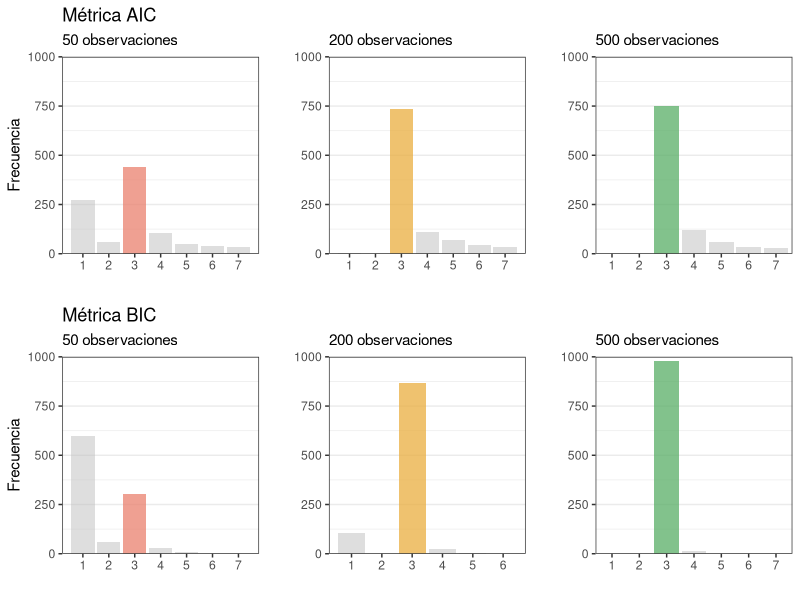
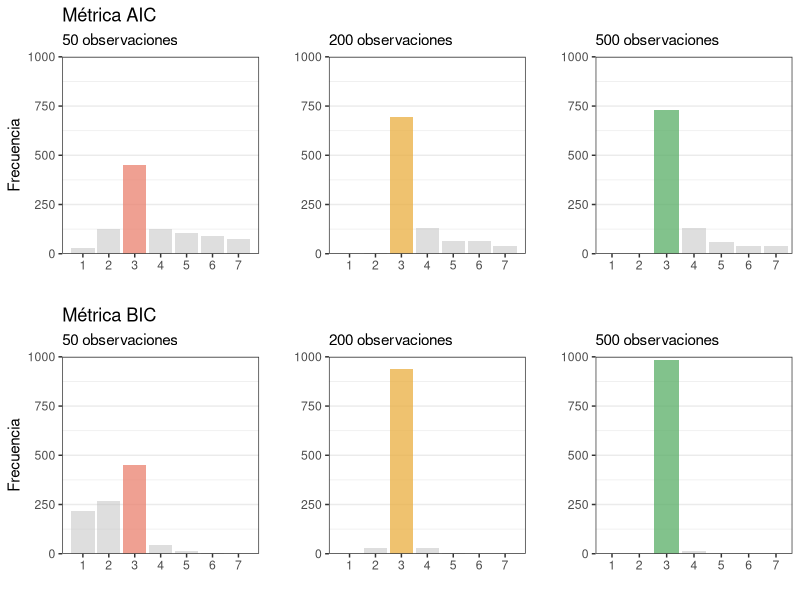
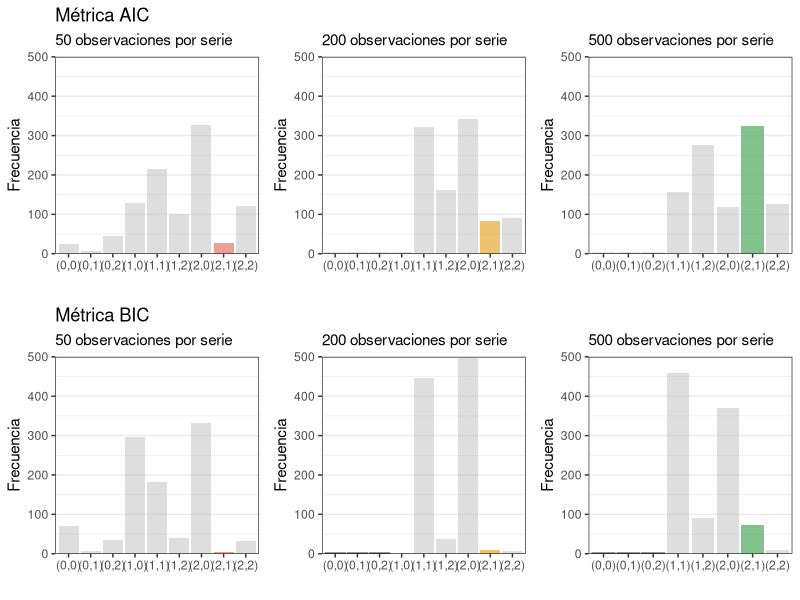

The R source for these figures, in order: (Note: this script raises an error after producing the figures.)
library(ggplot2)
library(tidyverse)
library(gridExtra)


# seleccion de modelo AR

orden <- read.csv("data/df_aic_bic.csv", header = TRUE)
View(orden)
colores <- c("tomato", "orange","#26A63A" )

g1 <- orden %>% ggplot(aes(aic_50)) + 
  geom_bar(fill = alpha("gray", 0.5)) +  # Ajusta la transparencia y el color
  geom_bar(data = subset(orden, aic_50 == 3), fill = alpha("tomato", 0.5), size = 0.5) +  # Ajusta la transparencia
  labs(x = "", y = "Frecuencia") + ggtitle("Métrica AIC", subtitle = "50 observaciones") +
  scale_x_continuous(breaks = seq(1, 7, by = 1)) + 
  scale_y_continuous(expand = c(0, 0), limits = c(0, 1000)) +
  theme_bw() +
  theme(panel.grid.major.x = element_blank(),
        panel.grid.minor.x = element_blank())

  
g2 <- orden %>% ggplot(aes(aic_200)) + 
  geom_bar(fill = alpha("gray", 0.5)) +
  geom_bar(data=subset(orden, aic_200==3), fill=alpha("orange",0.5), size=0.5) +
  labs(x="",y="") + ggtitle("", subtitle = "200 observaciones")+
  scale_x_continuous(breaks = seq(1, 7, by = 1)) + 
  scale_y_continuous(expand = c(0, 0), limits = c(0, 1000)) +
  theme_bw() +
  theme(panel.grid.major.x = element_blank(), # Saca lineas de cuadricula
        panel.grid.minor.x = element_blank()) 

g3 <- orden %>% ggplot(aes(aic_500)) + 
  geom_bar(fill = alpha("gray", 0.5)) +
  geom_bar(data=subset(orden, aic_500==3), fill=alpha("#26A63A",0.5), size=0.5) +
  labs(x="",y="") + ggtitle("", subtitle = "500 observaciones")+
  scale_x_discrete(limits = c("1","2","3","4","5","6","7")) + 
  scale_y_continuous(expand = c(0, 0), limits = c(0, 1000)) +
  theme_bw() +
  theme(panel.grid.major.x = element_blank(), # Saca lineas de cuadricula
        panel.grid.minor.x = element_blank())  
  
# grid.arrange(g1,g2,g3, nrow=1)

g4 <- orden %>% ggplot(aes(bic_50)) + 
  geom_bar(fill = alpha("gray", 0.5)) +  # Ajusta la transparencia y el color
  geom_bar(data = subset(orden, bic_50 == 3), fill = alpha("tomato", 0.5), size = 0.5) +  # Ajusta la transparencia
  labs(x = "", y = "Frecuencia") + ggtitle("Métrica BIC", subtitle = "50 observaciones") +
  scale_x_continuous(breaks = seq(1, 7, by = 1)) + 
  scale_y_continuous(expand = c(0, 0), limits = c(0, 1000)) +
  theme_bw() +
  theme(panel.grid.major.x = element_blank(),
        panel.grid.minor.x = element_blank())


g5 <- orden %>% ggplot(aes(bic_200)) + 
  geom_bar(fill = alpha("gray", 0.5)) +
  geom_bar(data=subset(orden, bic_200==3), fill=alpha("orange",0.5), size=0.5) +
  labs(x="",y="") + ggtitle("", subtitle = "200 observaciones")+
  scale_x_continuous(breaks = seq(1, 7, by = 1)) + 
  scale_y_continuous(expand = c(0, 0), limits = c(0, 1000)) +
  theme_bw() +
  theme(panel.grid.major.x = element_blank(), # Saca lineas de cuadricula
        panel.grid.minor.x = element_blank()) 


g6 <- orden %>% ggplot(aes(x=factor(bic_500))) + 
  geom_bar(fill = alpha("gray", 0.5)) +
  geom_bar(data=subset(orden, bic_500==3), fill=alpha("#26A63A",0.5), size=0.5) +
  labs(x="",y="") + ggtitle("", subtitle = "500 observaciones")+
  scale_x_discrete(limits = c("1","2","3","4","5","6","7")) + 
  scale_y_continuous(expand = c(0, 0), limits = c(0, 1000)) +
  theme_bw() +
  theme(panel.grid.major.x = element_blank(), # Saca lineas de cuadricula
        panel.grid.minor.x = element_blank()) 

selec_ar <- grid.arrange(g1,g2,g3,g4,g5,g6, nrow=2)

# Guarda el gráfico en formato PNG con alta resolución (300 dpi)
ggsave("output/selec-ar.png", selec_ar,dpi = 300, width = 8, height = 4, units = "in")

###################################################################
# seleccion de modelo MA

orden <- read.csv("data/df_aic_bic_ma.csv", header = TRUE)
View(orden)


g1 <- orden %>% ggplot(aes(aic_50)) + 
  geom_bar(fill = alpha("gray", 0.5)) +  # Ajusta la transparencia y el color
  geom_bar(data = subset(orden, aic_50 == 3), fill = alpha("tomato", 0.5), size = 0.5) +  # Ajusta la transparencia
  labs(x = "", y = "Frecuencia") + ggtitle("Métrica AIC", subtitle = "50 observaciones") +
  scale_x_continuous(breaks = seq(1, 7, by = 1)) + 
  scale_y_continuous(expand = c(0, 0), limits = c(0, 1000)) +
  theme_bw() +
  theme(panel.grid.major.x = element_blank(),
        panel.grid.minor.x = element_blank())


# Crear un nuevo dataframe con el punto adicional (1,0)
punto_adicional <- data.frame(aic_200 = 1, y = 0)
# Debo hacer esto para el grafico que sigue porque nunca eligio orden 1, 
# y quiero incluir ese numero igual

g2 <- orden %>% ggplot(aes(aic_200)) +
  geom_bar(fill = alpha("gray", 0.5)) +
  geom_bar(data=subset(orden, aic_200==3), fill=alpha("orange",0.5), size=0.5) +
  geom_bar(data = punto_adicional, fill = alpha("gray", 0.5), size = 0.5) +  # Agregar el punto adicional
  labs(x = "", y = "") +
  ggtitle("", subtitle = "200 observaciones") +
  scale_x_continuous(breaks = seq(1, 7, by = 1)) +
  scale_y_continuous(expand = c(0, 0), limits = c(0, 1000)) +
  theme_bw()+
  theme(panel.grid.major.x = element_blank(),
        panel.grid.minor.x = element_blank())


g3 <- orden %>% ggplot(aes(aic_500)) + 
  geom_bar(fill = alpha("gray", 0.5)) +
  geom_bar(data=subset(orden, aic_500==3), fill=alpha("#26A63A",0.5), size=0.5) +
  labs(x="",y="") + ggtitle("", subtitle = "500 observaciones")+
  scale_x_discrete(limits = c("1","2","3","4","5","6","7")) + 
  scale_y_continuous(expand = c(0, 0), limits = c(0, 1000)) +
  theme_bw() +
  theme(panel.grid.major.x = element_blank(), # Saca lineas de cuadricula
        panel.grid.minor.x = element_blank())  

g4 <- orden %>% ggplot(aes(bic_50)) + 
  geom_bar(fill = alpha("gray", 0.5)) +  # Ajusta la transparencia y el color
  geom_bar(data = subset(orden, bic_50 == 3), fill = alpha("tomato", 0.5), size = 0.5) +  # Ajusta la transparencia
  labs(x = "", y = "Frecuencia") + ggtitle("Métrica BIC", subtitle = "50 observaciones") +
  scale_x_continuous(breaks = seq(1, 7, by = 1)) + 
  scale_y_continuous(expand = c(0, 0), limits = c(0, 1000)) +
  theme_bw() +
  theme(panel.grid.major.x = element_blank(),
        panel.grid.minor.x = element_blank())

punto_adicional <- data.frame(bic_200 = 1, y = 0)
g5 <- orden %>% ggplot(aes(bic_200)) + 
  geom_bar(fill = alpha("gray", 0.5)) +
  geom_bar(data=subset(orden, bic_200==3), fill=alpha("orange",0.5), size=0.5) +
  geom_bar(data = punto_adicional, fill = alpha("gray", 0.5), size = 0.5) +
  labs(x="",y="") + ggtitle("", subtitle = "200 observaciones")+
  scale_x_continuous(breaks = seq(1, 7, by = 1)) + 
  scale_y_continuous(expand = c(0, 0), limits = c(0, 1000)) +
  theme_bw() +
  theme(panel.grid.major.x = element_blank(), # Saca lineas de cuadricula
        panel.grid.minor.x = element_blank()) 


g6 <- orden %>% ggplot(aes(x=factor(bic_500))) + 
  geom_bar(fill = alpha("gray", 0.5)) +
  geom_bar(data=subset(orden, bic_500==3), fill=alpha("#26A63A",0.5), size=0.5) +
  labs(x="",y="") + ggtitle("", subtitle = "500 observaciones")+
  scale_x_discrete(limits = c("1","2","3","4","5","6","7")) + 
  scale_y_continuous(expand = c(0, 0), limits = c(0, 1000)) +
  theme_bw() +
  theme(panel.grid.major.x = element_blank(), # Saca lineas de cuadricula
        panel.grid.minor.x = element_blank()) 

selec_ma <- grid.arrange(g1,g2,g3,g4,g5,g6, nrow=2)

# Guarda el gráfico en formato PNG con alta resolución (300 dpi)
ggsave("output/selec-ma.png", selec_ma,dpi = 300, width = 8, height = 4, units = "in")

######################################################################################
# seleccion de modelo ARMA
# Leo los datos guardados para arma21 
arma_21_500 <- read.csv("data/selec_modelo_arma21_500.csv", header = TRUE)
arma_21_200 <- read.csv("data/selec_modelo_arma21_200.csv", header = TRUE)
arma_21_50 <- read.csv("data/selec_modelo_arma21_50.csv", header = TRUE)
colnames(arma_21_500)

g1 <- arma_21_50 %>% ggplot(aes(ID_aic)) + 
  geom_bar(fill = alpha("gray", 0.5)) +
  geom_bar(data=subset(arma_21_50, ID_aic=="(2,1)"), fill = alpha("tomato", 0.5), size = 0.5) +
  labs(x="",y="Frecuencia") + ggtitle("Métrica AIC", subtitle = "50 observaciones por serie") +
  scale_y_continuous(expand = c(0, 0), limits = c(0,500)) +  # Agregamos expand = c(0, 0)
  theme_bw() +
  theme(panel.grid.major.x = element_blank(), # Saca lineas de cuadricula
        panel.grid.minor.x = element_blank()) 

unique(arma_21_200$ID_aic)
puntos <- data.frame(opciones = c("(0,0)","(0,1)", "(0,2)", "(1,0)"), valor =rep(0,4))

g2 <- arma_21_200 %>% ggplot(aes(ID_aic)) + 
  geom_bar(fill = alpha("gray", 0.5)) +
  geom_bar(data=subset(arma_21_200, ID_aic=="(2,1)"), fill=alpha("orange",0.5), size=0.5) +
  geom_bar(data = puntos, aes(opciones), colour = "gray", size = 0.5)+
  labs(x="",y="Frecuencia") + ggtitle("", subtitle = "200 observaciones por serie") +
  scale_y_continuous(expand = c(0, 0), limits = c(0,500)) +  # Agregamos expand = c(0, 0)
  theme_bw() +
  theme(panel.grid.major.x = element_blank(), # Saca lineas de cuadricula
        panel.grid.minor.x = element_blank()) 

unique(arma_21_500$ID_aic)
puntos_b <- data.frame(opciones = c("(0,0)","(0,1)", "(0,2)"), valor =rep(0,3))
g3 <- arma_21_500 %>% ggplot(aes(ID_aic)) + 
  geom_bar(fill = alpha("gray", 0.5)) +
  geom_bar(data=subset(arma_21_500, ID_aic=="(2,1)"), fill=alpha("#26A63A",0.5), size=0.5) +
  geom_bar(data = puntos_b, aes(opciones), colour = "gray", size = 0.5)+
  labs(x="",y="Frecuencia") + ggtitle("", subtitle = "500 observaciones por serie") +
  scale_y_continuous(expand = c(0, 0), limits = c(0,500)) +  # Agregamos expand = c(0, 0)
  theme_bw() +
  theme(panel.grid.major.x = element_blank(), # Saca lineas de cuadricula
        panel.grid.minor.x = element_blank()) 


g4 <- arma_21_50 %>% ggplot(aes(ID_bic)) + 
  geom_bar(fill = alpha("gray", 0.5)) +
  geom_bar(data=subset(arma_21_50, ID_bic=="(2,1)"),fill = alpha("tomato", 0.5), size=0.5) +
  labs(x="",y="Frecuencia") + ggtitle("Métrica BIC", subtitle = "50 observaciones por serie") +
  scale_y_continuous(expand = c(0, 0), limits = c(0,500)) +  # Agregamos expand = c(0, 0)
  theme_bw() +
  theme(panel.grid.major.x = element_blank(), # Saca lineas de cuadricula
        panel.grid.minor.x = element_blank()) 
  

unique(arma_21_200$ID_bic)
puntos_b <- data.frame(opciones = c("(0,0)","(0,1)", "(0,2)"), valor =rep(0,3))
g5 <- arma_21_200 %>% ggplot(aes(ID_bic)) + 
  geom_bar(fill = alpha("gray", 0.5)) +
  geom_bar(data=subset(arma_21_200, ID_bic=="(2,1)"),fill=alpha("orange",0.5), size=0.5) +
  geom_bar(data = puntos_b, aes(opciones), colour = "black", size = 0.5)+
  labs(x="",y="Frecuencia") + ggtitle("", subtitle = "200 observaciones por serie") +
  scale_y_continuous(expand = c(0, 0), limits = c(0,500)) +  # Agregamos expand = c(0, 0)
  theme_bw() +
  theme(panel.grid.major.x = element_blank(), # Saca lineas de cuadricula
        panel.grid.minor.x = element_blank()) 


unique(arma_21_500$ID_bic)
g6 <- arma_21_500 %>% ggplot(aes(ID_bic)) + 
  geom_bar(fill = alpha("gray", 0.5)) +
  geom_bar(data=subset(arma_21_500, ID_bic=="(2,1)"), fill=alpha("#26A63A",0.5), size=0.5) +
  geom_bar(data = puntos_b, aes(opciones), colour = "black", size = 0.5)+
  labs(x="",y="Frecuencia") + ggtitle("", subtitle = "500 observaciones por serie") +
  scale_y_continuous(expand = c(0, 0), limits = c(0,500)) +  # Agregamos expand = c(0, 0)
  theme_bw() +
  theme(panel.grid.major.x = element_blank(), # Saca lineas de cuadricula
        panel.grid.minor.x = element_blank()) 


selec_arma_21 <- grid.arrange(g1,g2,g3,g4,g5,g6, nrow=2)

# Guarda el gráfico en formato PNG con alta resolución (300 dpi)
ggsave("output/selec_arma_21.png", selec_arma_21,dpi = 300, width = 9, height = 5, units = "in")


# Leo los datos guardados para arma22
arma_22_500 <- read.csv("data/selec_modelo_arma22_500.csv", header = TRUE)
arma_22_200 <- read.csv("data/selec_modelo_arma22_200.csv", header = TRUE)
arma_22_50 <- read.csv("data/selec_modelo_arma22_50.csv", header = TRUE)

unique(arma_22_50$ID_aic)
puntos_c <- data.frame(opciones = c("(0,0)","(0,1)"), valor =rep(0,2))
g7 <- arma_22_50 %>% ggplot(aes(ID_aic)) + 
  geom_bar(fill = alpha("gray", 0.5)) +
  geom_bar(data=subset(arma_22_50, ID_aic=="(2,2)"), fill = alpha("tomato", 0.5), size = 0.5) +
  geom_bar(data = puntos_c, aes(opciones), colour = "gray", size = 0.5)+
  labs(x="",y="Frecuencia") + ggtitle("Métrica AIC", subtitle = "50 observaciones por serie") +
  scale_y_continuous(expand = c(0, 0), limits = c(0,500)) +  # Agregamos expand = c(0, 0)
  theme_bw() +
  theme(panel.grid.major.x = element_blank(), # Saca lineas de cuadricula
        panel.grid.minor.x = element_blank()) 


# Para el g2 agrego los puntos adicionales que corresponden a los modelos 
# nunca elegidos y le asigno cero en en eje y:
# Crear un nuevo dataframe con el punto adicional (1,0)
unique(arma22_200$ID_aic)
puntos <- data.frame(opciones = c("(0,0)","(0,1)", "(0,2)", "(1,0)"), valor =rep(0,4))

g8 <- arma_22_200 %>% ggplot(aes(ID_aic)) + 
  geom_bar(fill = alpha("gray", 0.5)) +
  geom_bar(data=subset(arma_22_200, ID_aic=="(2,2)"), fill=alpha("orange",0.5), size=0.5) +
  geom_bar(data = puntos, aes(opciones), colour = "gray", size = 0.5)+
  labs(x="",y="Frecuencia") + ggtitle("", subtitle = "200 observaciones por serie") +
  scale_y_continuous(expand = c(0, 0), limits = c(0,500)) +  # Agregamos expand = c(0, 0)
  theme_bw() +
  theme(panel.grid.major.x = element_blank(), # Saca lineas de cuadricula
        panel.grid.minor.x = element_blank()) 

unique(arma_22_500$ID_aic)
puntos_d <- data.frame(opciones = c("(0,0)","(0,1)","(1,0)" ,"(0,2)", "(1,1)"), valor =rep(0,5))
g9 <- arma_22_500 %>% ggplot(aes(ID_aic)) + 
  geom_bar(fill = alpha("gray", 0.5)) +
  geom_bar(data=subset(arma_22_500, ID_aic=="(2,2)"), fill=alpha("#26A63A",0.5), size=0.5) +
  geom_bar(data = puntos_d, aes(opciones), colour = "gray", size = 0.5)+
  labs(x="",y="Frecuencia") + ggtitle("", subtitle = "500 observaciones por serie") +
  scale_y_continuous(expand = c(0, 0), limits = c(0,600)) +  # Agregamos expand = c(0, 0)
  theme_bw() +
  theme(panel.grid.major.x = element_blank(), # Saca lineas de cuadricula
        panel.grid.minor.x = element_blank()) 

unique(arma_22_50$ID_bic)
g10 <- arma_22_50 %>% ggplot(aes(ID_bic)) + 
  geom_bar(fill = alpha("gray", 0.5)) +
  geom_bar(data=subset(arma_22_50, ID_bic=="(2,2)"), fill = alpha("tomato", 0.5), size=0.5) +
  labs(x="",y="Frecuencia") + ggtitle("Métrica BIC", subtitle = "50 observaciones por serie") +
  scale_y_continuous(expand = c(0, 0), limits = c(0,600)) +  # Agregamos expand = c(0, 0)
  theme_bw() +
  theme(panel.grid.major.x = element_blank(), # Saca lineas de cuadricula
        panel.grid.minor.x = element_blank()) 

unique(arma_22_200$ID_bic)
puntos <- data.frame(opciones = c("(0,0)","(0,1)", "(0,2)", "(1,0)"), valor =rep(0,4))
g11 <- arma_22_200 %>% ggplot(aes(ID_bic)) + 
  geom_bar(fill = alpha("gray", 0.5)) +
  geom_bar(data=subset(arma_22_200, ID_bic=="(2,2)"), fill=alpha("orange",0.5), size=0.5) +
  geom_bar(data = puntos, aes(opciones), colour = "gray", size = 0.5)+
  labs(x="",y="Frecuencia") + ggtitle("", subtitle = "200 observaciones por serie") +
  scale_y_continuous(expand = c(0, 0), limits = c(0,600)) +  # Agregamos expand = c(0, 0)
  theme_bw() +
  theme(panel.grid.major.x = element_blank(), # Saca lineas de cuadricula
        panel.grid.minor.x = element_blank())

unique(arma_22_500$ID_bic)
g12 <- arma_22_500 %>% ggplot(aes(ID_bic)) + 
  geom_bar(fill = alpha("gray", 0.5)) +
  geom_bar(data=subset(arma_22_500, ID_bic=="(2,2)"), fill=alpha("#26A63A",0.5), size=0.5) +
  geom_bar(data = puntos_d, aes(opciones), colour = "gray", size = 0.5)+
  labs(x="",y="Frecuencia") + ggtitle("", subtitle = "500 observaciones por serie") +
  scale_y_continuous(expand = c(0, 0), limits = c(0,600)) +  # Agregamos expand = c(0, 0)
  theme_bw() +
  theme(panel.grid.major.x = element_blank(), # Saca lineas de cuadricula
        panel.grid.minor.x = element_blank())


selec_arma_22 <- grid.arrange(g7,g8,g9,g10,g11,g12, nrow=2)

# Guarda el gráfico en formato PNG con alta resolución (300 dpi)
ggsave("output/selec_arma_22.png", selec_arma_22,dpi = 300, width = 9, height = 5, units = "in")


########################################################################
# ARIMA (212) selec modelo

selec_modelo_arima212_50 <- read.csv("data/selec_modelo_arima212_50.csv", header = TRUE)
selec_modelo_arima212_200 <- read.csv("data/selec_modelo_arima212_200.csv", header = TRUE)
selec_modelo_arima212_500 <- read.csv("data/selec_modelo_arima212_500.csv", header = TRUE)

unique(selec_modelo_arima212_50$ID_aic)
puntos_c <- data.frame(opciones = c("(0,0)","(0,1)"), valor =rep(0,2))
g7 <- selec_modelo_arima212_50 %>% ggplot(aes(ID_aic)) + 
  geom_bar(fill = alpha("gray", 0.5)) +
  geom_bar(data=subset(selec_modelo_arima212_50, ID_aic=="(2,2)"), fill=alpha("tomato", 0.5),size=0.5) +
  geom_bar(data = puntos_c, aes(opciones), colour = "gray", size = 0.5)+
  labs(x="",y="Frecuencia") + ggtitle("Métrica AIC", subtitle = "50 observaciones por serie") +
  scale_y_continuous(expand = c(0, 0), limits = c(0,600)) +  # Agregamos expand = c(0, 0)
  theme_bw() +
  theme(panel.grid.major.x = element_blank(), # Saca lineas de cuadricula
        panel.grid.minor.x = element_blank())


# Para el g2 agrego los puntos adicionales que corresponden a los modelos 
# nunca elegidos y le asigno cero en en eje y:
# Crear un nuevo dataframe con el punto adicional (1,0)
unique(selec_modelo_arima212_200$ID_aic)
puntos <- data.frame(opciones = c("(0,0)","(0,1)", "(0,2)", "(1,0)"), valor =rep(0,4))

g8 <- selec_modelo_arima212_200 %>% ggplot(aes(ID_aic)) + 
  geom_bar(fill = alpha("gray", 0.5)) +
  geom_bar(data=subset(selec_modelo_arima212_200, ID_aic=="(2,2)"), fill=alpha("orange",0.5), size=0.5) +
  geom_bar(data = puntos, aes(opciones), colour = "gray", size = 0.5)+
  labs(x="",y="Frecuencia") + ggtitle("", subtitle = "200 observaciones por serie") +
  scale_y_continuous(expand = c(0, 0), limits = c(0,600)) +  # Agregamos expand = c(0, 0)
  theme_bw() +
  theme(panel.grid.major.x = element_blank(), # Saca lineas de cuadricula
        panel.grid.minor.x = element_blank())

unique(selec_modelo_arima212_500$ID_aic)
puntos_d <- data.frame(opciones = c("(0,0)","(0,1)","(1,0)" ,"(0,2)", "(1,1)"), valor =rep(0,5))
g9 <- selec_modelo_arima212_200 %>% ggplot(aes(ID_aic)) + 
  geom_bar(fill = alpha("gray", 0.5)) +
  geom_bar(data=subset(selec_modelo_arima212_200, ID_aic=="(2,2)"), fill=alpha("#26A63A",0.5), size=0.5) +
  geom_bar(data = puntos_d, aes(opciones), colour = "gray", size = 0.5)+
  labs(x="",y="Frecuencia") + ggtitle("", subtitle = "500 observaciones por serie") +
  scale_y_continuous(expand = c(0, 0), limits = c(0,600)) +  # Agregamos expand = c(0, 0)
  theme_bw() +
  theme(panel.grid.major.x = element_blank(), # Saca lineas de cuadricula
        panel.grid.minor.x = element_blank())

unique(selec_modelo_arima212_50$ID_bic)
puntos_b <- data.frame(opciones = c("(0,0)","(0,1)"), valor =rep(0,2))
g10 <- selec_modelo_arima212_50 %>% ggplot(aes(ID_bic)) + 
  geom_bar(fill = alpha("gray", 0.5)) +
  geom_bar(data=subset(selec_modelo_arima212_50, ID_bic=="(2,2)"), fill=alpha("tomato", 0.5), size=0.5) +
  geom_bar(data = puntos_b, aes(opciones), colour = "gray", size = 0.5)+
  labs(x="",y="Frecuencia") + ggtitle("Métrica BIC", subtitle = "50 observaciones por serie") +
  scale_y_continuous(expand = c(0, 0), limits = c(0,600)) +  # Agregamos expand = c(0, 0)
  theme_bw() +
  theme(panel.grid.major.x = element_blank(), # Saca lineas de cuadricula
        panel.grid.minor.x = element_blank())

unique(selec_modelo_arima212_200$ID_bic)
g11 <- selec_modelo_arima212_200 %>% ggplot(aes(ID_bic)) + 
  geom_bar(fill = alpha("gray", 0.5)) +
  geom_bar(data=subset(selec_modelo_arima212_200, ID_bic=="(2,2)"), fill=alpha("orange",0.5), size=0.5) +
  geom_bar(data = puntos, aes(opciones), colour = "gray", size = 0.5)+
  labs(x="",y="Frecuencia") + ggtitle("", subtitle = "200 observaciones por serie") +
  scale_y_continuous(expand = c(0, 0), limits = c(0,600)) +  # Agregamos expand = c(0, 0)
  theme_bw() +
  theme(panel.grid.major.x = element_blank(), # Saca lineas de cuadricula
        panel.grid.minor.x = element_blank())


unique(selec_modelo_arima212_500$ID_bic)
g12 <- selec_modelo_arima212_500 %>% ggplot(aes(ID_bic)) + 
  geom_bar(fill = alpha("gray", 0.5)) +
  geom_bar(data=subset(selec_modelo_arima212_500, ID_bic=="(2,2)"), fill=alpha("#26A63A",0.5), size=0.5) +
  geom_bar(data = puntos_d, aes(opciones), colour = "gray", size = 0.5)+
  labs(x="",y="Frecuencia") + ggtitle("", subtitle = "500 observaciones por serie") +
  scale_y_continuous(expand = c(0, 0), limits = c(0,600)) +  # Agregamos expand = c(0, 0)
  theme_bw() +
  theme(panel.grid.major.x = element_blank(), # Saca lineas de cuadricula
        panel.grid.minor.x = element_blank())


selec_arima_212 <- grid.arrange(g7,g8,g9,g10,g11,g12, nrow=2)


# Guarda el gráfico en formato PNG con alta resolución (300 dpi)
ggsave("output/selec_arima_212.png", selec_arima_212,dpi = 300, width = 9, height = 5, units = "in")

##########################################################################
########################################################################
# ARIMA (211) selec modelo

selec_modelo_arima211_50 <- read.csv("data/selec_modelo_arima211_50.csv", header = TRUE)
selec_modelo_arima211_200 <- read.csv("data/selec_modelo_arima211_200.csv", header = TRUE)
selec_modelo_arima211_500 <- read.csv("data/selec_modelo_arima211_500.csv", header = TRUE)

unique(selec_modelo_arima211_50$ID_aic)
#puntos_c <- data.frame(opciones = c("(0,0)","(0,1)"), valor =rep(0,2))
g7 <- selec_modelo_arima211_50 %>% ggplot(aes(ID_aic)) + 
  geom_bar(fill = alpha("gray", 0.5)) +
  geom_bar(data=subset(selec_modelo_arima211_50, ID_aic=="(2,1)"), 
           fill=alpha("tomato", 0.5),size=0.5) +
  #geom_bar(data = puntos_c, aes(opciones), colour = "gray", size = 0.5)+
  labs(x="",y="Frecuencia") + ggtitle("Métrica AIC", subtitle = "50 observaciones por serie") +
  scale_y_continuous(expand = c(0, 0), limits = c(0,600)) +  # Agregamos expand = c(0, 0)
  theme_bw() +
  theme(panel.grid.major.x = element_blank(), # Saca lineas de cuadricula
        panel.grid.minor.x = element_blank())


# Para el g2 agrego los puntos adicionales que corresponden a los modelos 
# nunca elegidos y le asigno cero en en eje y:
# Crear un nuevo dataframe con el punto adicional (1,0)
unique(selec_modelo_arima211_200$ID_aic)
puntos <- data.frame(opciones = c("(0,0)","(0,1)", "(0,2)", "(1,0)"), valor =rep(0,4))

g8 <- selec_modelo_arima211_200 %>% ggplot(aes(ID_aic)) + 
  geom_bar(fill = alpha("gray", 0.5)) +
  geom_bar(data=subset(selec_modelo_arima211_200, ID_aic=="(2,1)"), fill=alpha("orange",0.5), size=0.5) +
  geom_bar(data = puntos, aes(opciones), colour = "gray", size = 0.5)+
  labs(x="",y="Frecuencia") + ggtitle("", subtitle = "200 observaciones por serie") +
  scale_y_continuous(expand = c(0, 0), limits = c(0,600)) +  # Agregamos expand = c(0, 0)
  theme_bw() +
  theme(panel.grid.major.x = element_blank(), # Saca lineas de cuadricula
        panel.grid.minor.x = element_blank())

unique(selec_modelo_arima211_500$ID_aic)
g9 <- selec_modelo_arima211_200 %>% ggplot(aes(ID_aic)) + 
  geom_bar(fill = alpha("gray", 0.5)) +
  geom_bar(data=subset(selec_modelo_arima211_200, ID_aic=="(2,1)"), fill=alpha("#26A63A",0.5), size=0.5) +
  geom_bar(data = puntos, aes(opciones), colour = "gray", size = 0.5)+
  labs(x="",y="Frecuencia") + ggtitle("", subtitle = "500 observaciones por serie") +
  scale_y_continuous(expand = c(0, 0), limits = c(0,600)) +  # Agregamos expand = c(0, 0)
  theme_bw() +
  theme(panel.grid.major.x = element_blank(), # Saca lineas de cuadricula
        panel.grid.minor.x = element_blank())

unique(selec_modelo_arima211_50$ID_bic)
#puntos_b <- data.frame(opciones = c("(0,0)","(0,1)"), valor =rep(0,2))
g10 <- selec_modelo_arima211_50 %>% ggplot(aes(ID_bic)) + 
  geom_bar(fill = alpha("gray", 0.5)) +
  geom_bar(data=subset(selec_modelo_arima211_50, ID_bic=="(2,1)"), fill=alpha("tomato", 0.5), size=0.5) +
  #geom_bar(data = puntos_b, aes(opciones), colour = "gray", size = 0.5)+
  labs(x="",y="Frecuencia") + ggtitle("Métrica BIC", subtitle = "50 observaciones por serie") +
  scale_y_continuous(expand = c(0, 0), limits = c(0,600)) +  # Agregamos expand = c(0, 0)
  theme_bw() +
  theme(panel.grid.major.x = element_blank(), # Saca lineas de cuadricula
        panel.grid.minor.x = element_blank())

unique(selec_modelo_arima211_200$ID_bic)
puntos_b <- data.frame(opciones = c("(0,0)","(0,1)","(0,2"), valor =rep(0,3))
g11 <- selec_modelo_arima211_200 %>% ggplot(aes(ID_bic)) + 
  geom_bar(fill = alpha("gray", 0.5)) +
  geom_bar(data=subset(selec_modelo_arima211_200, ID_bic=="(2,1)"), fill=alpha("orange",0.5), size=0.5) +
  geom_bar(data = puntos_b, aes(opciones), colour = "gray", size = 0.5)+
  labs(x="",y="Frecuencia") + ggtitle("", subtitle = "200 observaciones por serie") +
  scale_y_continuous(expand = c(0, 0), limits = c(0,600)) +  # Agregamos expand = c(0, 0)
  theme_bw() +
  theme(panel.grid.major.x = element_blank(), # Saca lineas de cuadricula
        panel.grid.minor.x = element_blank())


unique(selec_modelo_arima211_500$ID_bic)

g12 <- selec_modelo_arima211_500 %>% ggplot(aes(ID_bic)) + 
  geom_bar(fill = alpha("gray", 0.5)) +
  geom_bar(data=subset(selec_modelo_arima211_500, ID_bic=="(2,1)"), fill=alpha("#26A63A",0.5), size=0.5) +
  geom_bar(data = puntos, aes(opciones), colour = "gray", size = 0.5)+
  labs(x="",y="Frecuencia") + ggtitle("", subtitle = "500 observaciones por serie") +
  scale_y_continuous(expand = c(0, 0), limits = c(0,600)) +  # Agregamos expand = c(0, 0)
  theme_bw() +
  theme(panel.grid.major.x = element_blank(), # Saca lineas de cuadricula
        panel.grid.minor.x = element_blank())


selec_arima_211 <- grid.arrange(g7,g8,g9,g10,g11,g12, nrow=2)


# Guarda el gráfico en formato PNG con alta resolución (300 dpi)
ggsave("output/selec_arima_211.png", selec_arima_211,dpi = 300, width = 9, height = 5, units = "in")


########################################################################
# SARIMA selec modelo, grafico solo para 50 observaciones por serie.

selec_sarima_50 <- read.csv("data/frec_selec_sarima_50.csv", header = TRUE)

#selec_sarima_50$Modelo <- as.factor(selec_sarima_50$Modelo)


# Crear un dataframe con los colores deseados para cada Modelo
colores <- data.frame(Modelo = c("A", "B", "C", "D"), 
                      color = c("orange", "gray", "gray", "gray"))

# Utilizar ggplot2 y escala de colores manual para asignar colores personalizados
g1 <- selec_sarima_50 %>%
  ggplot(aes(x = Modelo, y = Frec_AIC, fill = Modelo)) +
  geom_bar(stat = "identity", width = 0.5) +
  scale_fill_manual(values = alpha(colores$color, 0.5)) +
  labs(x = "", y = "Frecuencia") +
  ggtitle("", subtitle = "AIC") +
  scale_y_continuous(expand = c(0, 0), limits = c(0, 800)) +
  theme_bw() +
  theme(panel.grid.major.x = element_blank(), 
        panel.grid.minor.x = element_blank(), 
        legend.position = "none")



g2 <- selec_sarima_50 %>%
  ggplot(aes(x = Modelo, y = Frec_BIC, fill = Modelo)) +
  geom_bar(stat = "identity", width = 0.5) +
  scale_fill_manual(values = alpha(colores$color,0.5))+
  labs(x="",y="") + ggtitle("", subtitle = "BIC") +
  scale_y_continuous(expand = c(0, 0), limits = c(0,800)) +  # Agregamos expand = c(0, 0)
  theme_bw() +
  theme(panel.grid.major.x = element_blank(), # Saca lineas de cuadricula
        panel.grid.minor.x = element_blank()) 


selec_sarima_50 <- grid.arrange(g1,g2,nrow=1, widths = c(0.4, 0.5))

# Guarda el gráfico en formato PNG con alta resolución (300 dpi)
ggsave("output/selec_sarima_50.png", selec_sarima_50,
       dpi = 300, width = 6, height = 3, units = "in")


